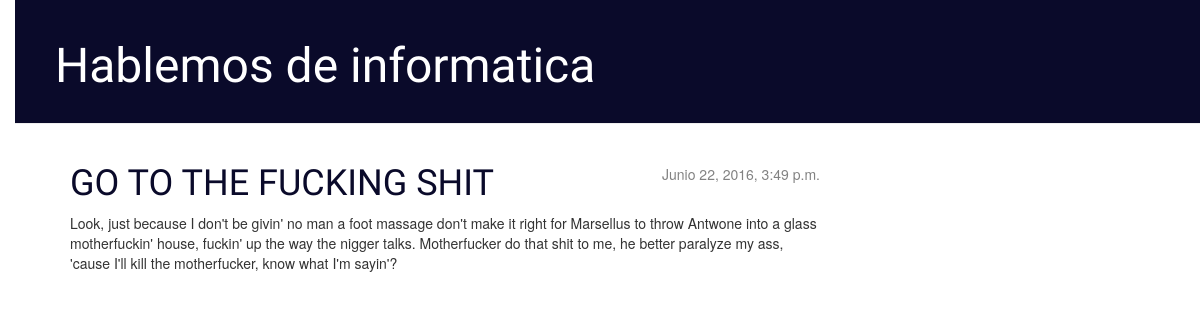
Before: / with the older database file.
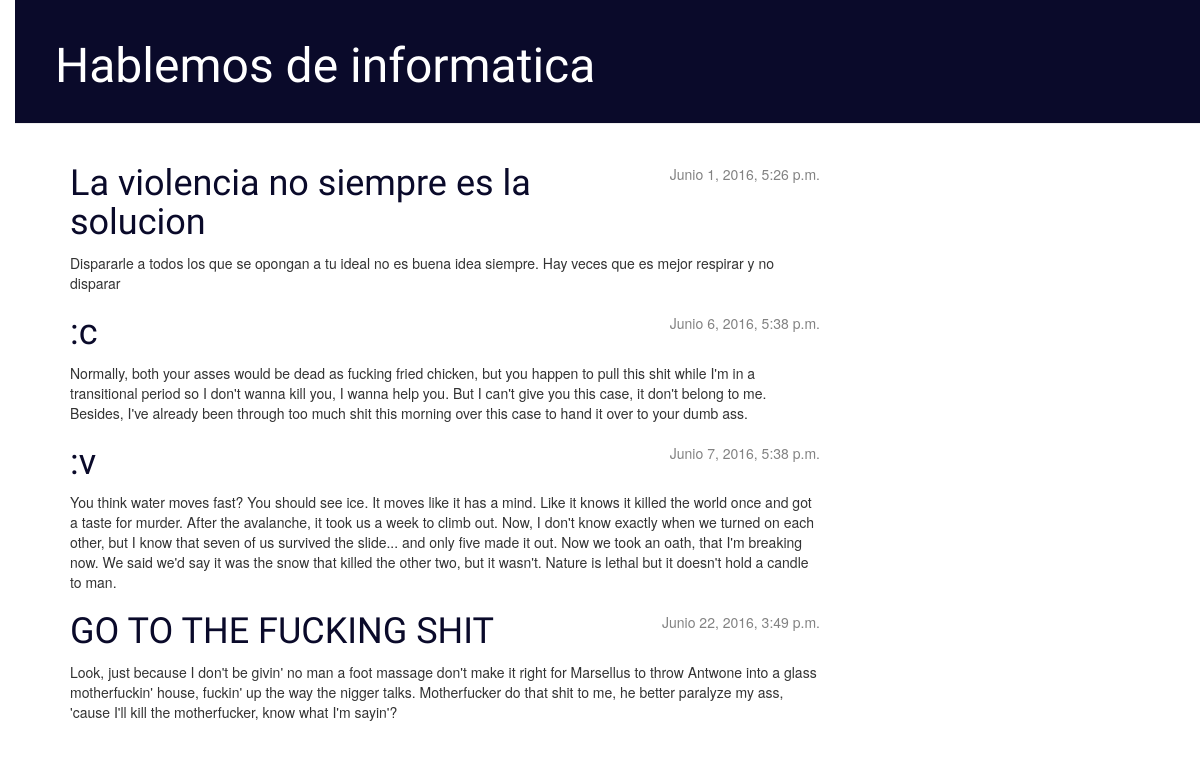
After: the same page with the newer database file.
### blog/models.py (models this page shows, shortened)
class Post(models.Model):
    author = models.ForeignKey(User)
    title = models.CharField(max_length=200)
    text = models.TextField()
    created_date = models.DateTimeField(
            default=timezone.now)
    published_date = models.DateTimeField(
            blank=True, null=True)

### blog/views.py (the view)
# urls.py: url(r'^$', views.post_list),
def post_list(request):
    posts = Post.objects.filter(published_date__lte=timezone.now()).order_by('published_date')
    return render(request, 'blog/post_list.html', {'posts': posts})

### blog/templates/blog/post_list.html
{% extends 'blog/base.html' %}
{% block content %}
{% for post in posts %}
                        <div class="post">
                           {% if post.published_date %}
                            <div class="date">
                                {{ post.published_date }}
                            </div>
                            {% endif %}
                            <h1>
                            <a href="{% url 'blog.views.post_detail' pk=post.pk %}">{{ post.title }}</a>
                            </h1>
                            <p>{{ post.text|linebreaks }}</p>
                        </div>
{% endfor %}
{% endblock content %}

### blog/templates/blog/base.html (shortened to what this page needs)
{% load staticfiles %}
<!DOCTYPE html>
<html>
    <head>
      <link rel="stylesheet" href="//maxcdn.bootstrapcdn.com/bootstrap/3.2.0/css/bootstrap.min.css">
      <link rel="stylesheet" href="//maxcdn.bootstrapcdn.com/bootstrap/3.2.0/css/bootstrap-theme.min.css">
      <link rel="stylesheet" href="{% static 'blog.css' %}">
    </head>
    <body>
      <div class="page-header">
          <h1><a href="/">Hablemos de informatica</a></h1>
      </div>
      <div class="content container">
          <div class="row">
              <div class="col-md-8">
              {% block content %}
              {% endblock %}
              </div>
          </div>
      </div>
  </body>
</html>

### blog/static/blog.css (style rules this page uses)
h1 a { color: #0A0A2A; font-family: 'Lobster'; }
body { padding-left: 15px; }
.page-header { background-color: #0A0A2A; margin-top: 0; padding: 20px 20px 20px 40px; }
.page-header h1, .page-header h1 a, .page-header h1 a:visited, .page-header h1 a:active { color: #ffffff; font-size: 36pt; text-decoration: none; }
.content { margin-left: 40px; }
h1, h2, h3, h4 { font-family: 'Lobster', cursive; }
.date { float: right; color: #828282; }

Changed rows visible on the page:
now on this page (row edited): Post: published_date "Junio 1, 2016, 5:26 p.m.", title "La violencia no siempre es la solucion", text "Dispararle a todos los que se opongan a tu ideal no es buena idea siempre. Hay veces que es mejor respirar y no disparar"
now on this page (row edited): Post: published_date "Junio 6, 2016, 5:38 p.m.", title ":c", text "Normally, both your asses would be dead as fucking fried chicken, but you happen to pull this shit while I'm in a transitional period so I don't wanna kill you, I wanna help you. But I can't give you this case, it don't belong to me. Besides, I've already been through too much shit this morning over this case to hand it over to your dumb ass."
now on this page (row edited): Post: published_date "Junio 7, 2016, 5:38 p.m.", title ":v", text "You think water moves fast? You should see ice. It moves like it has a mind. Like it knows it killed the world once and got a taste for murder. After the avalanche, it took us a week to climb out. Now, I don't know exactly when we turned on each other, but I know that seven of us survived the slide... and only five made it out. Now we took an oath, that I'm breaking now. We said we'd say it was the snow that killed the other two, but it wasn't. Nature is lethal but it doesn't hold a candle to man."
